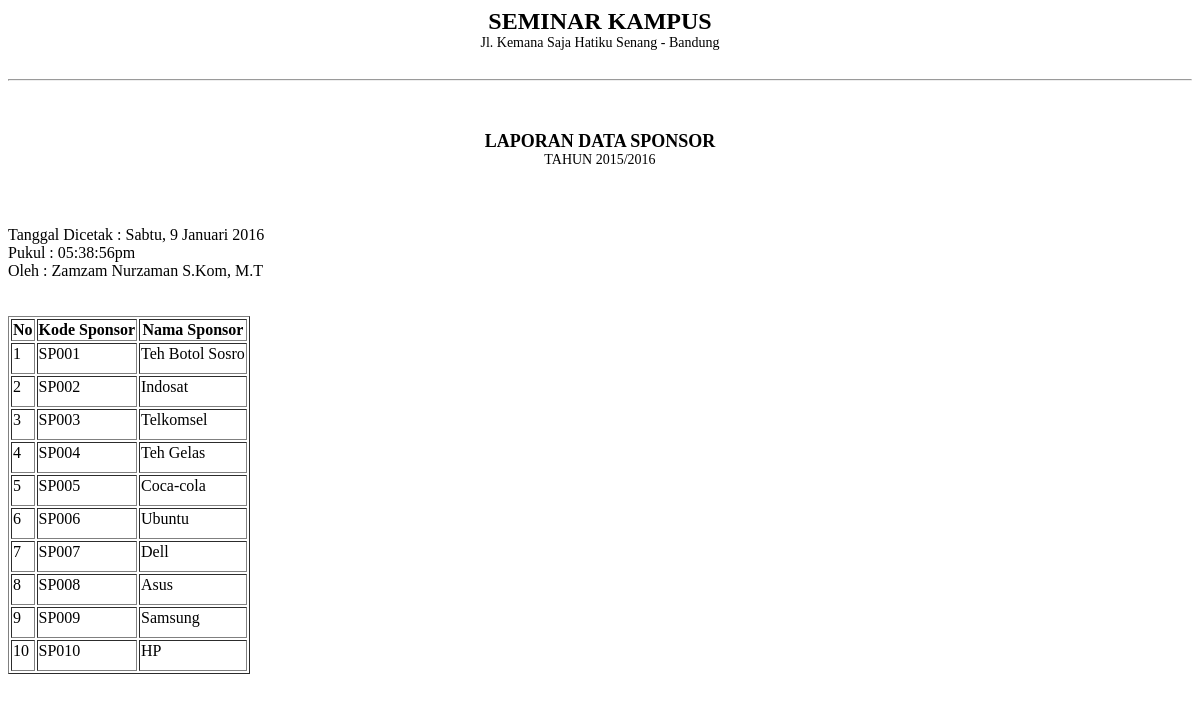
Page /admin/module_sponsor/table_sponsor.php on the committed database.
### tables this page shows
CREATE TABLE `sponsor` (
  `kode_sponsor` char(8) NOT NULL,
  `nama_sponsor` varchar(50) DEFAULT NULL,
  PRIMARY KEY (`kode_sponsor`)
);

### admin/module_sponsor/table_sponsor.php (the view, shortened to what this page needs)
<?php
$array_hari = array(1=>"Senin","Selasa","Rabu","Kamis","Jumat", "Sabtu","Minggu");
$hari = $array_hari[date("N")];
$tanggal = date ("j");
$array_bulan = array(1=>"Januari","Februari","Maret", "April", "Mei", "Juni","Juli","Agustus","September","Oktober", "November","Desember");
$bulan = $array_bulan[date("n")];
$tahun = date("Y");
echo '
<div class="title">SEMINAR KAMPUS</div>
          <div class="stat">Jl. Kemana Saja Hatiku Senang - Bandung</div>
          <hr size="2">
          <div class="sub-title">LAPORAN DATA SPONSOR</div>
          <div class="sub-stat">TAHUN 2015/2016</div>
          <br>
          Tanggal Dicetak : '.$hari . ", ".$tanggal." ".$bulan." ".$tahun.'
          <br>
          Pukul : '.date("h:i:sa").'
          <br>
          Oleh : Zamzam Nurzaman S.Kom, M.T
            <br>
'
?>
<table border="1">
        <tr>
          <th>No</th>
          <th>Kode Sponsor</th>
          <th>Nama Sponsor</th>
        </tr>
      <tbody border="1">
<?php
	$tampil_sponsor = mysql_query("SELECT * FROM sponsor ORDER BY kode_sponsor");
    $no=1;
    while ($tampil=mysql_fetch_array($tampil_sponsor)){
       echo "<tr><td>$no</td>
             <td class='tab-col'>$tampil[kode_sponsor]</td>
             <td>$tampil[nama_sponsor]</td>
            </tr>
             ";
        $no++;
    }
  echo "
        </tbody>
        </table>
        </div>";
?>

### admin/module_sponsor/table_sponsor.php (style rules this page uses)
.title { font-size: 24px; font-weight: bold; margin-bottom: 0px; text-align: center; }
.stat { font-size: 14px; padding-bottom: 20px; text-align: center; }
.sub-title { font-size: 18px; font-weight: bold; text-align: center; margin-top: 50px; }
.sub-stat { text-align: center; margin-bottom: 40px; font-size: 14px; font-weight: 100; }
td { padding-bottom: 10px; }

### rows in the picture
sponsor: kode_sponsor "SP001", nama_sponsor "Teh Botol Sosro"
sponsor: kode_sponsor "SP002", nama_sponsor "Indosat"
sponsor: kode_sponsor "SP003", nama_sponsor "Telkomsel"
sponsor: kode_sponsor "SP004", nama_sponsor "Teh Gelas"
sponsor: kode_sponsor "SP005", nama_sponsor "Coca-cola"
sponsor: kode_sponsor "SP006", nama_sponsor "Ubuntu"
sponsor: kode_sponsor "SP007", nama_sponsor "Dell"
sponsor: kode_sponsor "SP008", nama_sponsor "Asus"
sponsor: kode_sponsor "SP009", nama_sponsor "Samsung"
sponsor: kode_sponsor "SP010", nama_sponsor "HP"

### other values in the picture
$tanggal "9"
